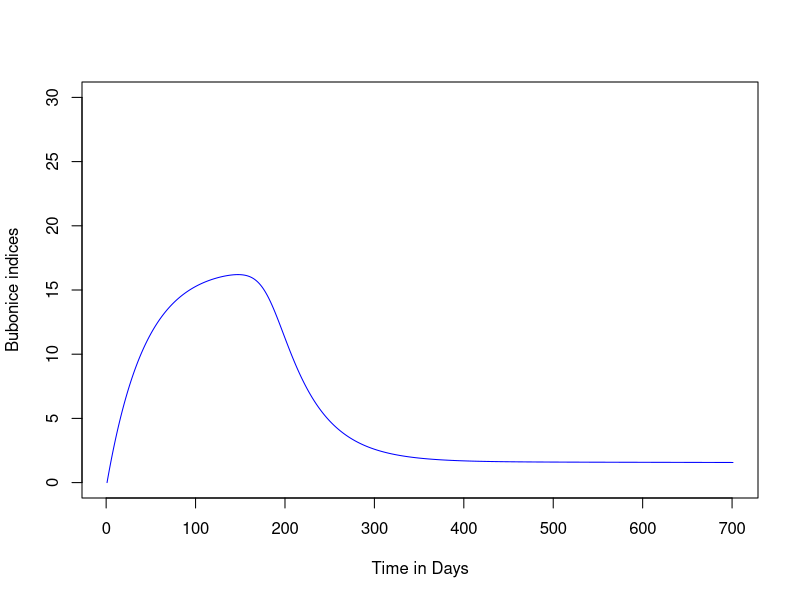
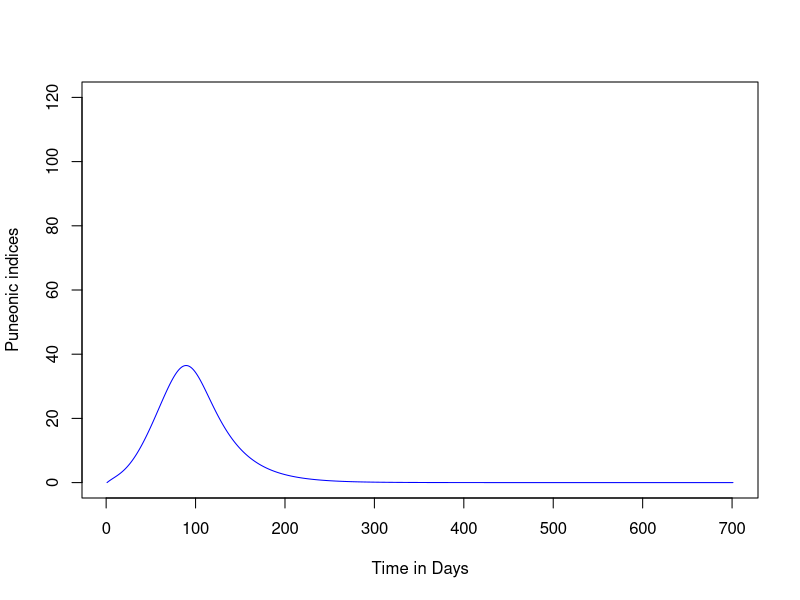
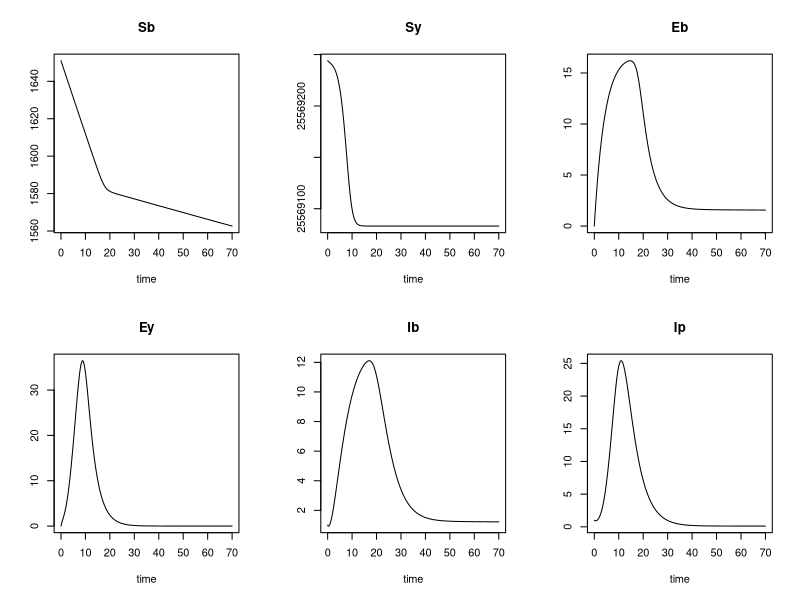

Recreate these plots in R, in order.
## ---- chunk 1
library("deSolve")

## ---- chunk 2
# TODO fixe logical bug

# variables
tau_p <- 8.893084e+00
tau_b <- 1.793090e+01

A <- 1.15
B <- 0.08
C <- 0.1


parameters <- c(p       = 6.459494e-05, # fraction susceptible to bite
                alpha   = 1.904753e-03, # rate of bites
                beta    = 2.233049e+00, # between-host infection
                gamma_b = 2.293953e-01, # E to I
                gamma_p = 2.863875e-01, # E to I
                delta_b = 2.626527e-01, # recovery + death
                delta_p = 3.413748e-01, # recovery + death
                epsilon = 3.204494e-02, # I_b to I_p
                kk      = 1.105443e+00, # Imperfect intervention
                N       = 25570895     # population size
                )

S_b_0 <- as.integer(parameters["N"]*parameters["p"])
S_p_0 <- as.integer(parameters["N"] ) - S_b_0

state <- c(Sb = S_b_0, Sy= S_p_0, Eb = 0, Ey =  0, Ib = 1, Ip = 1)

times <- seq(0, 70,  by = 0.1)

flea <- function (t){
  x <- A + B*sin((pi/180.)*t) + C*cos((pi/180.)*t)
  return (x)
}
intervention_p <- function (t){
  return (1. - 1./(as.integer(parameters["kk"]) + exp(tau_p - t)))
}
intervention_b <- function (t){
  return (1. - 1./((parameters["kk"]) + exp(tau_b - t)))
}

deterministic_model <- function(t, y, parms){
  with(as.list(c(parms, y, t)),{

    delta.Sb <- -(alpha * flea(t) * intervention_b(t) * Sb) - (beta * intervention_p(t) * Sb * Ip/N)
    delta.Sy <- -(beta * intervention_p(t) * Sy * Ip/N)
    delta.Eb <- alpha * flea(t) * intervention_b(t)* Sb - gamma_b*Eb
    delta.Ey <- beta * intervention_p(t) * (Sb+Sy) * Ib/N - gamma_p*Ey
    delta.Ib <- gamma_b* Eb - epsilon * Ib - delta_b * Ib
    delta.Ip <- gamma_p* Ey + epsilon * Ib- delta_p * Ip


        return(list(c(delta.Sb, delta.Sy, delta.Eb, delta.Ey, delta.Ib, delta.Ip)))
       })
}

# Run the ode model and save the output to the out variable
out <- ode(times = times, y = state,   parms = parameters, func = deterministic_model, method = "euler")

plot(as.data.frame(out)$Eb, type = "l", xlab = "Time in Days", ylab = "Bubonice indices", col = "blue", ylim = c(0, 30))
plot(as.data.frame(out)$Ey, type = "l", xlab = "Time in Days", ylab = "Puneonic indices", col = "blue", ylim = c(0, 120))
plot(out)
